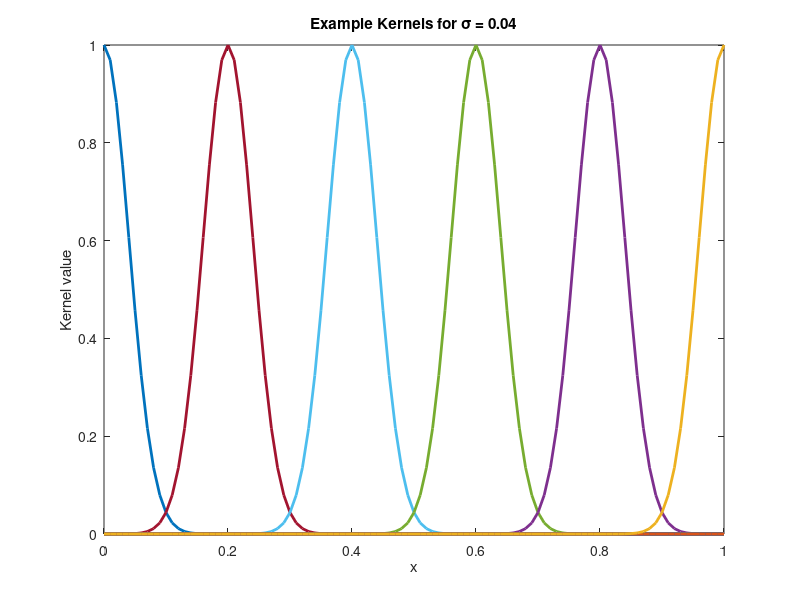

Reproduce this figure in MATLAB. (Note: this script raises an error after producing the figure.)
%% Kernel Curve Fitting

close all
clear

sigma = 0.04; % Gaussian kernel "width"
lam = 0.01; % Ridge regression parameter
n = 50; % number of data points
rng('default'); % restart random number seed for identical data each run

%% Generate example data

x = rand(n,1);

d = .4*sin(1.5*pi*x) + x.^2 + .04*randn(n,1);

%% Display example kernels

xtest = 0:.01:1; % uniformly sample interval 0 to 1

for i=1:length(xtest)
    for j=1:20:length(xtest) % find kernels for every 20th center
        Kdisplay(i,j) = exp(-(xtest(i)-xtest(j))^2/(2*sigma^2));
    end
end

figure
plot(xtest,Kdisplay,'linewidth',2)
xlabel('x')
ylabel('Kernel value')
title(['Example Kernels for \sigma = ',num2str(sigma,2)])
ax = gca;
ax.FontSize = 14;
        
%% Kernel fitting

distsq=zeros(n,n);
for i =1:n
    for j=1:n
        distsq(i,j) = (x(i)-x(j))^2;
    end
end

K = exp(-distsq/(2*sigma^2));


% Find alpha

alpha = inv(K+lam*eye(size(K)))*d;

%% Predict Curve

distsqtst = zeros(length(xtest),n);
for i = 1:length(xtest)
    for j = 1:n
        distsqtst(i,j) = (xtest(i)-x(j))^2;
    end
end

dtest = exp(-distsqtst/(2*sigma^2))*alpha;

dtrue = .4*sin(1.5*pi*xtest) + xtest.^2; % noise free

figure
plot(x,d,'x',xtest,dtest,'r',xtest,dtrue,'g','linewidth',2)
legend('Measured data','Kernel fit','True noise free')
title(['Data and Kernel Fit, \lambda = ',num2str(lam,2), ', \sigma = ',num2str(sigma)])
xlabel('x')
ylabel('d')
ax = gca;
ax.FontSize = 14;

